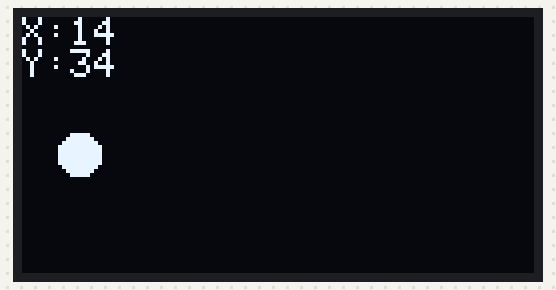
This sketch was run on a simulated Arduino Uno, built with avr-gcc and run on an emulated ATmega328P. Parts: 128×64 one-colour display.

Above: at 0.15 s.
At 5.1 s:
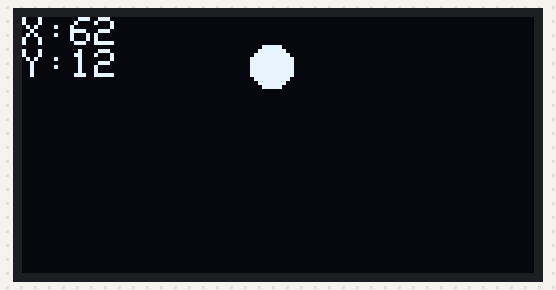
At 10.05 s:
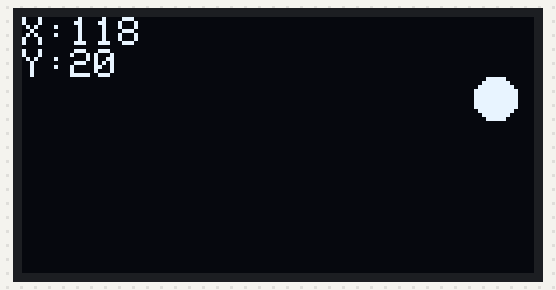
At 19.95 s:
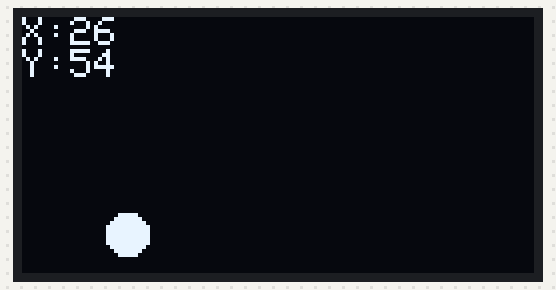
At 29.85 s:
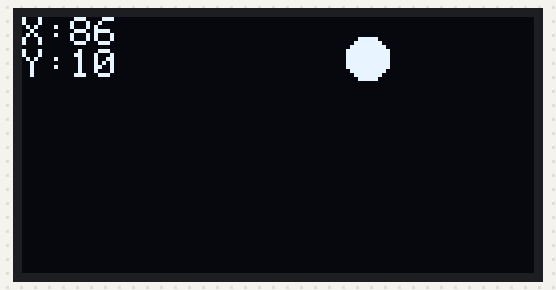
At 39.87 s:
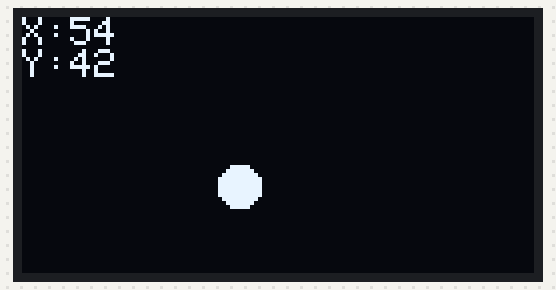

The sketch:

03_Animation_MovingObject.ino
```cpp
/*
  GameCraft - Lesson 3: Animation - Moving a Shape
  ---------------------------------------------------
  Goal: Learn the core "Game Loop" pattern used in EVERY game.

  Concepts covered:
  - The Clear -> Update -> Draw -> Display cycle
  - Using variables to track position
  - Using delay() to control animation speed
  - Basic screen boundary detection (bouncing off edges)

  🎯 THIS IS THE MOST IMPORTANT LESSON!
  Every single game (Flappy Bird, Dino Runner, etc.) is built using
  this exact same repeating pattern you're about to learn.
*/

#include <SPI.h>
#include <Wire.h>
#include <Adafruit_GFX.h>
#include <Adafruit_SH110X.h>

#define OLED_MOSI     10
#define OLED_CLK      8
#define OLED_DC       7
#define OLED_CS       5
#define OLED_RST      9

Adafruit_SH1106G display = Adafruit_SH1106G(128, 64, OLED_MOSI, OLED_CLK, OLED_DC, OLED_RST, OLED_CS);

// ---------------------------------------------------
// STEP 1: Variables to track our shape's position
// These live OUTSIDE setup()/loop() so they persist
// between loop() calls (this is critical!)
// ---------------------------------------------------
int ballX = 10;
int ballY = 32;
int ballRadius = 5;

// Direction/speed - how much to move each frame
int speedX = 2;
int speedY = 1;

void setup() {
  display.begin(0, true);
  display.clearDisplay();
  display.display();
}

void loop() {
  // ==================================================
  // THE GAME LOOP PATTERN - memorize this structure!
  // 1. CLEAR  - erase the previous frame
  // 2. UPDATE - change variables (move things, check logic)
  // 3. DRAW   - draw everything at its NEW position
  // 4. DISPLAY- push the frame to the physical screen
  // 5. DELAY  - control how fast the game runs
  // ==================================================

  // ---- 1. CLEAR ----
  display.clearDisplay();

  // ---- 2. UPDATE ----
  ballX += speedX;  // move ball horizontally
  ballY += speedY;  // move ball vertically

  // Boundary detection - bounce off screen edges
  if (ballX - ballRadius <= 0 || ballX + ballRadius >= 128) {
    speedX = -speedX; // reverse horizontal direction
  }
  if (ballY - ballRadius <= 0 || ballY + ballRadius >= 64) {
    speedY = -speedY; // reverse vertical direction
  }

  // ---- 3. DRAW ----
  display.fillCircle(ballX, ballY, ballRadius, SH110X_WHITE);

  // Optional: show position values on screen for learning purposes
  display.setTextSize(1);
  display.setTextColor(SH110X_WHITE);
  display.setCursor(0, 0);
  display.print("X:");
  display.print(ballX);
  display.setCursor(0, 8);
  display.print("Y:");
  display.print(ballY);

  // ---- 4. DISPLAY ----
  display.display();

  // ---- 5. DELAY ----
  delay(30); // smaller = faster animation, larger = slower
}

/*
  🧪 TRY THIS YOURSELF:
  1. Change delay(30) to delay(100) - notice how much slower it moves?
     This is EXACTLY how "speed" is controlled in all our games.

  2. Change speedX = 2 to speedX = 5 - the ball moves faster per frame.

  3. Change fillCircle to fillRect - now a square bounces instead!
     (Hint: you'll need to adjust the boundary math slightly since
     rectangles use x,y as top-left corner, not center)

  4. Try removing the "CLEAR" step (comment out display.clearDisplay())
     - what happens? You'll see why clearing every frame is essential!

  5. Add a second ball with its own X/Y/speed variables - can you get
     two balls bouncing independently?

  📌 KEY INSIGHT - CONNECT TO REAL GAMES:
  Look back at Flappy Bird's updateGame() function:
    - "birdY += velocity" is EXACTLY like "ballY += speedY" here
    - "if (birdY < 0 || birdY > 64) gameOver = true" is the same
      boundary check you just wrote, just used for game-over instead
      of bouncing!

  You now understand the CORE mechanic behind every game we've built.
*/
```
